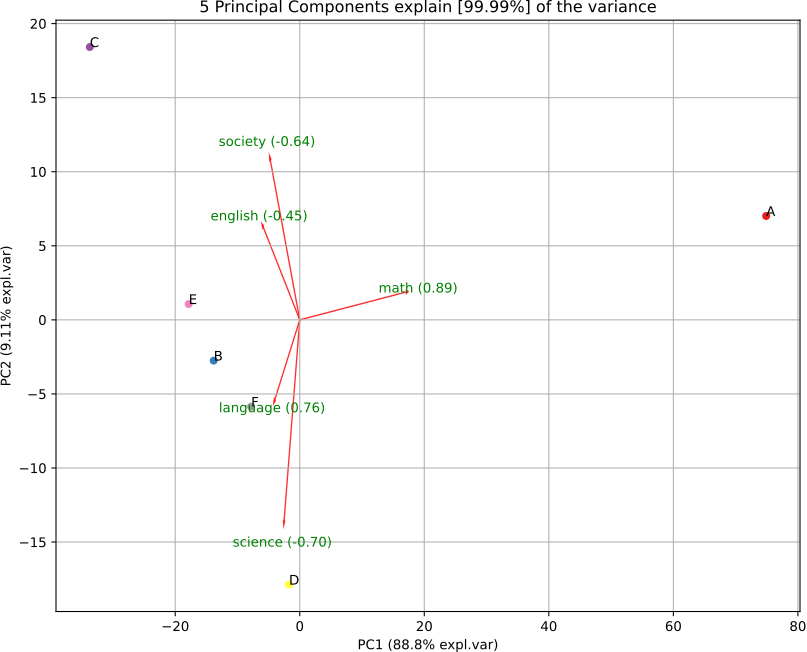

Recreate this plot in Python.
import pandas as pd
my_data = pd.DataFrame(
    {'language': (  0, 20, 20, 25, 22, 17),
     'english':  (  0, 20, 40, 20, 24, 18),
     'math':     (100, 20,  5, 30, 17, 25),
     'science':  (  0, 20,  5, 25, 16, 23),
     'society':  (  0, 20, 30,  0, 21, 17)},
    index=['A', 'B', 'C', 'D', 'E', 'F'])

from pca import pca
my_model = pca(n_components=5)
my_result = my_model.fit_transform(my_data)

my_model.biplot(legend=False) # バイプロット

import matplotlib.pyplot as plt
plt.savefig('13-p-biplot.pdf')
